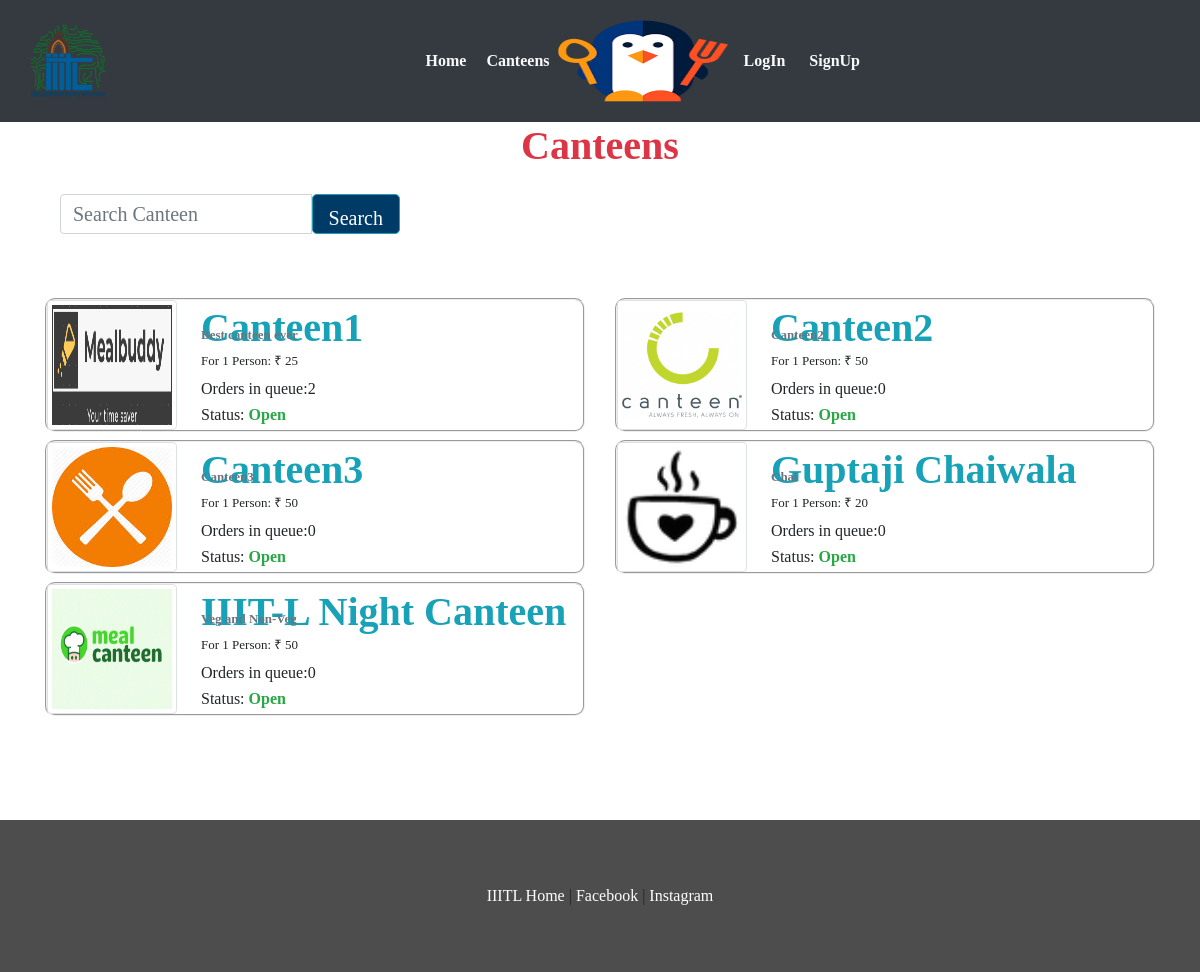
The app's page /canteen/ with its own data.
### webapp/models.py (models this page shows, shortened)
class Restaurant(models.Model):
	user        = models.OneToOneField(settings.AUTH_USER_MODEL,on_delete=models.CASCADE)
	rname 		= models.CharField(max_length=100,blank=False)
	info	 	= models.CharField(max_length=40,blank=False)
	min_ord		= models.CharField(max_length=5,blank=False)
	location    = models.CharField(max_length=40,blank=False)
	r_logo      = models.FileField(blank=False)
	order_queue = models.IntegerField(blank=False,default=0)
	REST_STATE_OPEN    = "Open"
	REST_STATE_CLOSE   = "Closed"
	REST_STATE_CHOICES =(
			(REST_STATE_OPEN,REST_STATE_OPEN),
			(REST_STATE_CLOSE,REST_STATE_CLOSE)
		)
	status 	= models.CharField(max_length=50,choices=REST_STATE_CHOICES,default=REST_STATE_OPEN,blank=False)
	approved = models.BooleanField(blank=False,default=True)

### webapp/views.py (the view)
# urls.py: path('canteen/',views.restuarent,name='restuarant'),
def restuarent(request):
	r_object = Restaurant.objects.all()
	query 	= request.GET.get('q')
	if query:
		r_object=Restaurant.objects.filter(Q(rname__icontains=query)).distinct()
		return render(request,'webapp/restaurents.html',{'r_object':r_object})
	return render(request,'webapp/restaurents.html',{'r_object':r_object})

### webapp/templates/webapp/restaurents.html (shortened to what this page needs)
{% extends 'webapp/base.html'%}
{% block body %}
<div class="container-fluid">
				<h1 class="text-center text-danger"><strong>Canteens</strong></h1>
</div>
<br>
<div class="container">
		<div class="col-sm-4 col-sm-offset-3">
			<form class="form-horizontal" role="search" method="get" action=''>
				 <div class="form-group ">
				 <div class="input-group">
						<input type="text" class="form-control input-lg " name="q" value="{{ request.GET.q }}" placeholder= "Search Canteen " style="height: 40px; width: 50%; font-size: 20px;" />
						<span class='input-group-btn'>
						 <button class='btn btn-info btn-lg'style="height:40px; font-size: 20px;" type='submit'>Search
						 </button>
				 </span>
				</div>
		 </div>
	 </form>
 </div>
</div>
<br>
<br>
	<div class="container">
		<div class="row">
		{% for rest in r_object %}
				<div class="col-xs-7 col-md-6">
			<div class="thumbnail">
	 			 <div class="media mb-2 ml-8" style="border-radius: 10px; border-style: groove; border-width: 2px;">
				<a href="{% url 'menu' rest.id %}" class="pull-left ">
						<img src="{{rest.r_logo.url}}" class="img-thumbnail img-responsive " style="height: 130px; width: 130px;">
				</a>
				<div class="media-body pl-4">
					<a href="{% url 'menu' rest.id %}" style="text-decoration: none !important;"><h1 class="media-heading text-info mt-1" style="height: 20px;"><strong>{{rest.rname}}</strong></h1></a>
						<h6 class="text-secondary"><font size="2"><strong>{{rest.info}}</strong></font></h6>
						<h4><font size="2">For 1 Person: &#x20b9; {{rest.min_ord}}</font></h4>
						<h4><font size="3">Orders in queue:{{rest.order_queue}}</font></h4>
						<h5><font size="3">Status: <strong class="text-success">{{rest.status}}</strong></font></h5>
				</div>
		</div>
	</div>
</div>
{% endfor%}
</div>
</div>
{% endblock %}

### webapp/templates/webapp/base.html (shortened to what this page needs)
<!DOCTYPE html>
<html>
<head>
   {% load static %}
  <link rel="stylesheet" type="text/css" href="{% static 'webapp/css/bootstrap.min.css'%}">
  <link href="/static/webapp/css/style.css" rel="stylesheet" type="text/css" media="all" />
  <link rel='stylesheet' href='https://maxcdn.bootstrapcdn.com/font-awesome/4.5.0/css/font-awesome.min.css' >
  <link href="//netdna.bootstrapcdn.com/bootstrap/3.0.0/css/bootstrap-glyphicons.css" rel="stylesheet">
  <link href="static/webapp/css/animate.css" rel='stylesheet' type='text-center/css' />
  </head>
  <body>
	<nav class="navbar navbar-expand-lg navbar-light bg-dark navbar-fixed-top">
   		 <div class="container-fluid">
            <div class = "navbar-header">
                    <a href = "#" class = "visible-md visible-lg">
                      <div style = "background: url('/static/webapp/images/Log_IIITL.png') no-repeat;
                      width: 75px;
                      height: 75px;
                      margin: 5px 10px 5px 0;"></div>
                    </a>
                  </div>
   		 	 <div class="navbar-collapse collapse w-100 dual-collapse2 order-1 order-md-0">
        <ul class="navbar-nav ml-auto text-center">
            <li class="nav-item active">
                <a class="nav-link text-light" href="{% url 'index' %}"><font size="3">&nbsp; <strong>Home</strong> </font></a>
            </li>
            <li class="nav-item">
                <a class="nav-link text-light" href="{% url 'restuarant' %}"><font size="3">&nbsp;<strong>Canteens</strong></font></a>
            </li>
        </ul>
    </div>
    <div class="mx-auto my-2 order-0 order-md-1 position-relative">
        <a class="mx-auto" href="#">
            <img  src="/static/webapp/images/logo3.png" style="height: 90px;width: 170px;" alt="Home" class="img-responsive">
        </a>
    </div>
    <div class="navbar-collapse collapse w-100 dual-collapse2 order-2 order-md-2">
        <ul class="navbar-nav mr-auto text-center">
          {% if request.user.is_authenticated %}
            <li class="nav-item">
                <a class="nav-link text-light" href="{% url 'logout' %}"><font size="3"> &nbsp;<span aria-hidden="true"></span><strong>LogOut </strong> </font></a>
            </li>
            <li class="nav-item">
                <a class="nav-link text-light" href="{% url 'profile' %}"><font size="3"> &nbsp;<span aria-hidden="true"></span><strong>My Profile</strong></font></a>
            </li>
          {% else %}
            <li class="nav-item">
                <a class="nav-link text-light" href="{% url 'login' %}"><font size="3">&nbsp; <strong>LogIn</strong></font></a>
            </li>
            <li class="nav-item">
                <a class="nav-link text-light" href="{% url 'register' %}"><font size="3">&nbsp; <strong>SignUp</strong></font></a>
            </li>
            {% endif %}
        </ul>
    </div>
</div>
</nav>
{% block body %}
{% endblock %}
<br>
<br>
<br>
<br>
<div class="footer">
    <div class="container-fluid">
    <div class="footer-copyright text-center py-3">
        <a href="https://iiitl.ac.in/"> IIITL Home </a> |
        <a href="https://www.facebook.com/iiitlucknow/"> Facebook </a> |
        <a href="https://www.instagram.com/iiitlucknow/?hl=en"> Instagram</a>
      </div>
   </div>
  </div>
</body>
</html>

### webapp/static/webapp/css/style.css (style rules this page uses)
body { padding:0; margin:0; font-family: "Times New Roman", Times, serif; }
.btn { background-color: #003b68; }
body a { transition:0.5s all; -webkit-transition:0.5s all; -moz-transition:0.5s all; -o-transition:0.5s all; -ms-transition:0.5s all; }
h1,h2,h3,h4,h5,h6 { margin:0; }
ul { margin:0; padding:0; }
.footer { padding:3em 0; background:#4D4D4D; }
.footer a { color:#FFF; }

### records on screen
Restaurant: r_logo (picture), rname "Canteen1", info "Best canteen ever", min_ord "25", order_queue "2", status "Open"
Restaurant: r_logo (picture), rname "Canteen2", info "Canteen2", min_ord "50", order_queue "0", status "Open"
Restaurant: r_logo (picture), rname "Canteen3", info "Canteen3", min_ord "50", order_queue "0", status "Open"
Restaurant: r_logo (picture), rname "Guptaji Chaiwala", info "Chai", min_ord "20", order_queue "0", status "Open"
Restaurant: r_logo (picture), rname "IIIT-L Night Canteen", info "Veg and Non-Veg", min_ord "50", order_queue "0", status "Open"
